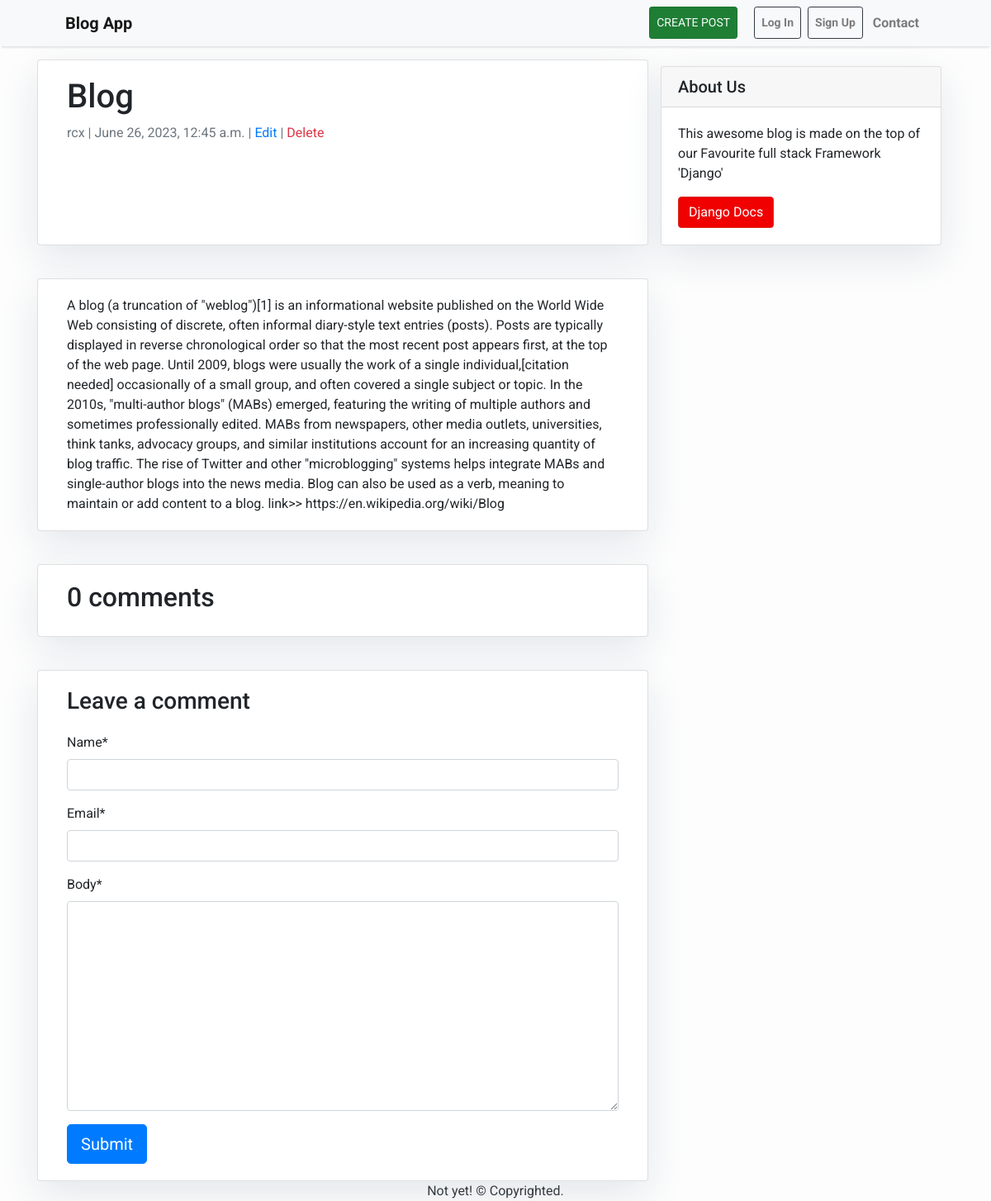
The page /post/blog/ on the database as committed earlier.
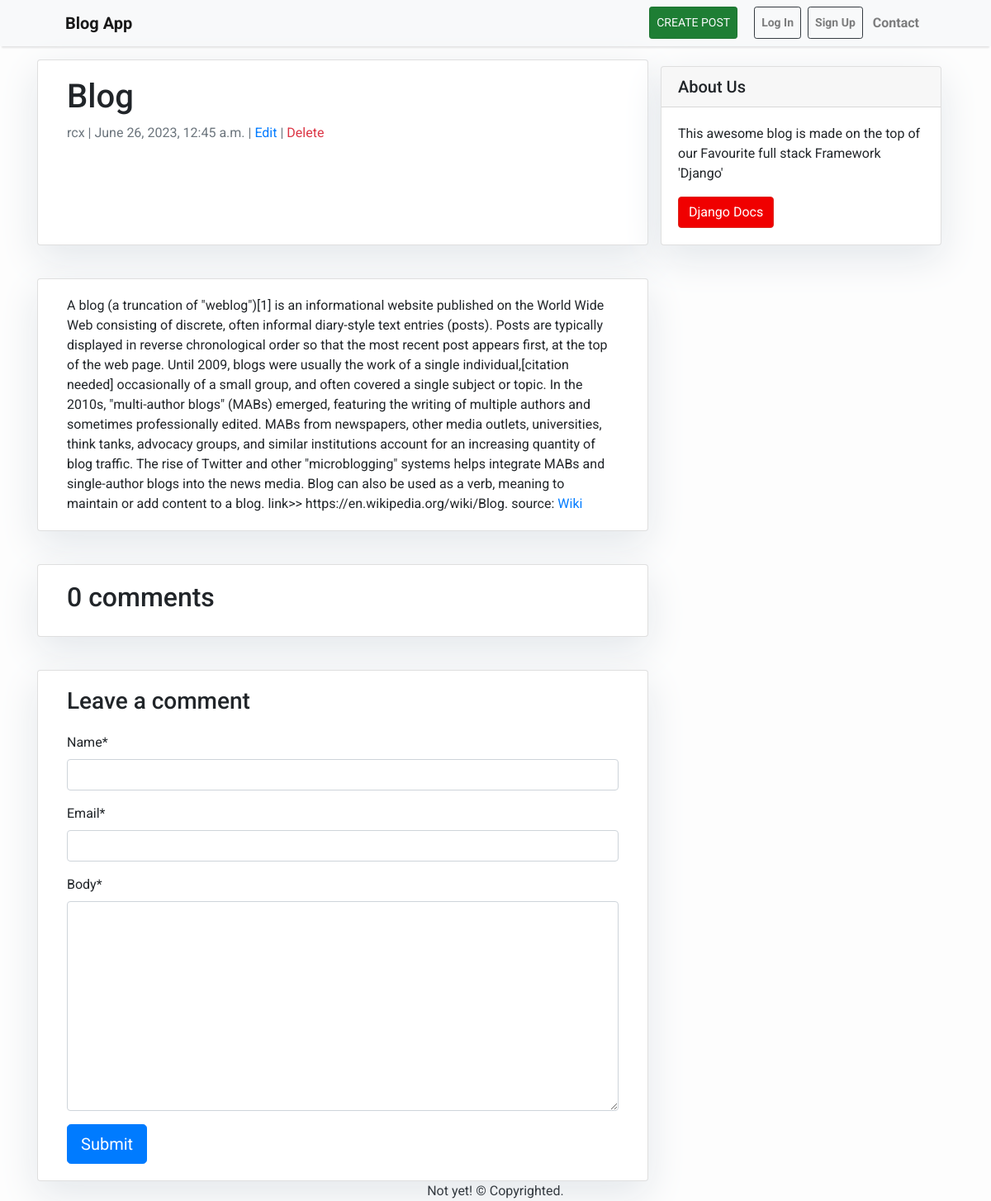
The same page on the database as committed later.
### blogging/models.py (models this page shows, shortened)
class Post(models.Model):
    title = models.CharField(max_length=150, unique=True)
    slug = models.SlugField(max_length=200, unique=True)
    author = models.ForeignKey(User,on_delete=models.CASCADE,related_name='blog_posts')
    updated_on = models.DateTimeField(auto_now=True)
    content = models.TextField()
    created_on = models.DateTimeField(auto_now_add=True)
    status = models.IntegerField(choices=status,default = 1)
    class Meta:
        ordering = ['-created_on'] # - is the sign of descending

### blogging/views.py (the view)
# urls.py: path('post/<slug:slug>/',post_detail, name='postDetail'),
def post_detail(request,slug):
    template_name = 'blogging/postDetail.html'
    post = get_object_or_404(Post, slug=slug)
    comments = post.comments.filter(active=True)
    new_comment = None
    if request.method == 'POST':
        comment_form = CommentForm(data=request.POST)
        if comment_form.is_valid():
            new_comment = comment_form.save(commit=False)
            new_comment.post = post
            new_comment.save()
    else:
        comment_form = CommentForm()
    return render(request, template_name, {'post':post,
                                           'comments':comments,
                                           'new_comment':new_comment,
                                           'comment_form':comment_form})

### blogging/forms.py
class CommentForm(forms.ModelForm):
    class Meta:
        model = Comment
        fields = ('name','email','body')

### blogging/templates/blogging/postDetail.html (shortened to what this page needs)
{% extends 'base.html' %}
{% block content %}
{% load crispy_forms_tags %}
<div class="container">
  <div class="row">
    <div class="col-md-8 card mb-4  mt-3 left  top">
      <div class="card-body">
        <h1>{% block title %} {{ post.title }} {% endblock title %}</h1>
        <p class=" text-muted">{{ post.author }} | {{ post.created_on }} | <a href="{% url 'updatePost' post.slug %}">Edit</a> | <a href="{% url 'deletePost' post.slug %}" class="text-danger">Delete</a></p>
      </div>
    </div>
    {% block sidebar %} {% include 'sidebar.html' %} {% endblock sidebar %}
    <div class="container">
      <div class="row">
        <div class="col-md-8 card mb-4  mt-3 left  top">
          <div class="card-body">
            <p class="card-text ">{{ post.content | safe }}</p>
          </div>
        </div>
        <div class="col-md-8 card mb-4  mt-3 ">
          <div class="card-body">
            <h2>{{ comments.count }} comments</h2>
          </div>
        </div>
        <div class="col-md-8 card mb-4  mt-3 ">
          <div class="card-body">
            {% if new_comment %}
            <div class="alert alert-success" role="alert">
              Your comment is awaiting moderation
            </div>
            {% else %}
            <h3>Leave a comment</h3>
            <form method="post" style="margin-top: 1.3em;">
              {{ comment_form|crispy }}
              <button type="submit" class="btn btn-primary  btn-lg">Submit</button>
            </form>
            {% endif %}
          </div>
        </div>
      </div>
    </div>
  </div>
  </div>
</div>
{% endblock content %}

Rows that differ between the two databases and show on the page:
changed Post "Blog": content "…to a blog. link>> https://en.wikipedia.org/wiki/Blog" → "…to a blog. link>> https://en.wikipedia.org/wiki/Blog. source: Wiki"
